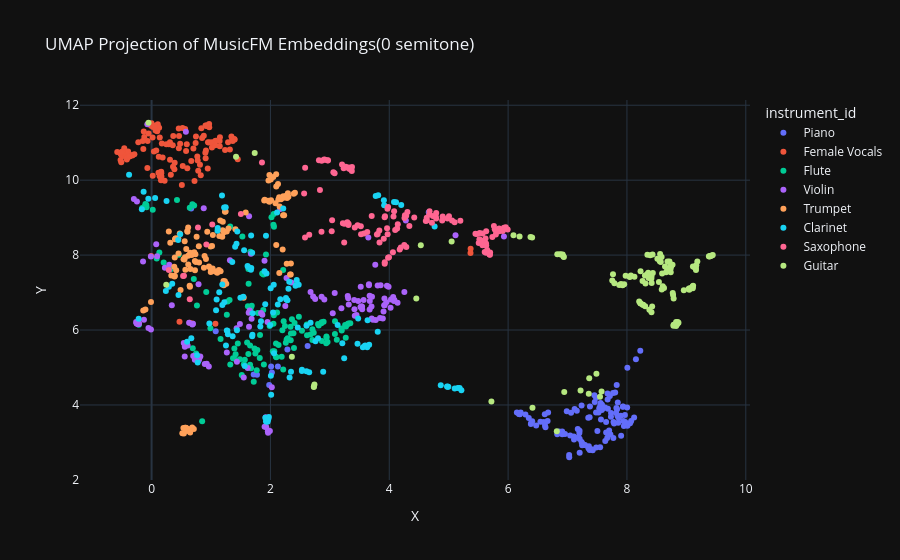

Notebook source saved alongside this figure:
### Code cell
#visualization
fig = px.scatter(df_projection, x='X', y='Y', color='instrument_id', hover_data= 'file_id', title='UMAP Projection of MusicFM Embeddings(0 semitone)', template='plotly_dark')
fig.show()
